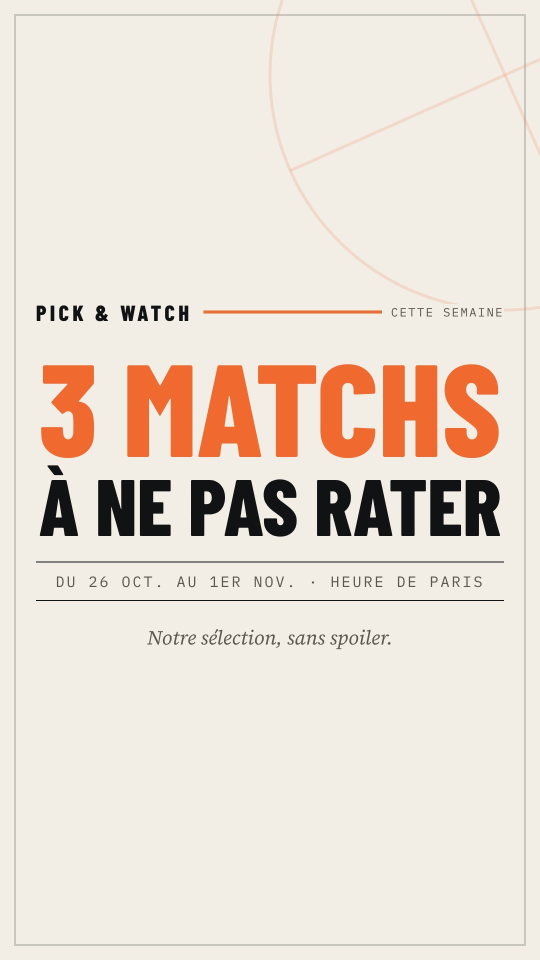
#> input picture posts/2026-10-26-reel/cover.jpg, 1080 x 1920 px (shown at 1/2 size)
$ python -i reel_carrousel.py   (imports and definitions only)
#> lines starting #> are read from the running program, lines starting #| are printed output that depends on the picture
"""Reel tiré d'un carrousel : chaque slide (1080x1350) posée au centre d'un fond 1080x1920 de sa
couleur, 3,2 s par slide, fondu de 0,4 s, léger zoom. Piste audio muette (l'API ne permet pas
d'ajouter une musique de la bibliothèque Instagram).

Usage : python studio/reel_carrousel.py DOSSIER_DU_CARROUSEL DOSSIER_DU_REEL
Écrit DOSSIER_DU_REEL/reel.mp4 et cover.jpg (la première slide, en 1080x1920).
"""
import pathlib, subprocess, sys
from PIL import Image

W, H, D, T = 1080, 1920, 3.2, 0.4


def main(src, out):
    src, out = pathlib.Path(src), pathlib.Path(out); out.mkdir(parents=True, exist_ok=True)
    frames = []
    for i, f in enumerate(sorted(src.glob('0*.jpg')), 1):
        img = Image.open(f).convert('RGB')
        if img.width != W:
            img = img.resize((W, round(img.height * W / img.width)), Image.LANCZOS)
        canvas = Image.new('RGB', (W, H), img.getpixel((4, 4)))
        canvas.paste(img, (0, (H - img.height) // 2))
        p = out / f'_f{i}.png'; canvas.save(p); frames.append(p)
    if len(frames) < 2:
        raise SystemExit('Il faut au moins 2 slides.')
    durees = [D] * len(frames); durees[-1] = D + 0.8
    inputs, filt = [], []
    for k, (p, d) in enumerate(zip(frames, durees)):
        inputs += ['-loop', '1', '-t', str(d + T), '-i', str(p)]
        filt.append(f"[{k}:v]scale={W*2}:-1,zoompan=z='min(zoom+0.0005,1.03)':x='iw/2-(iw/zoom/2)':y='ih/2-(ih/zoom/2)'"
                    f":d={int((d+T)*30)}:s={W}x{H}:fps=30,setsar=1[v{k}]")
    prev, off = 'v0', 0.0
    for k in range(1, len(frames)):
        off += durees[k - 1]
        filt.append(f'[{prev}][v{k}]xfade=transition=fade:duration={T}:offset={off:.2f}[x{k}]'); prev = f'x{k}'
    total = sum(durees) + T
    subprocess.run(['ffmpeg', '-y', '-loglevel', 'error', *inputs, '-f', 'lavfi', '-t', f'{total:.2f}', '-i', 'anullsrc=r=44100:cl=stereo',
                    '-filter_complex', ';'.join(filt), '-map', f'[{prev}]', '-map', f'{len(frames)}:a', '-c:v', 'libx264',
                    '-pix_fmt', 'yuv420p', '-profile:v', 'high', '-r', '30', '-b:v', '6M', '-c:a', 'aac', '-b:a', '128k',
                    '-shortest', '-movflags', '+faststart', str(out / 'reel.mp4')], check=True)
    Image.open(frames[0]).convert('RGB').save(out / 'cover.jpg', quality=92)
    for p in frames:
        p.unlink()
    print(f'reel.mp4 ({total:.1f} s) et cover.jpg dans {out}')


# [2 lines not run here, left out]

>>> import cv2
>>> picture = cv2.imread('../posts/2026-10-26-reel/cover.jpg', cv2.IMREAD_GRAYSCALE)
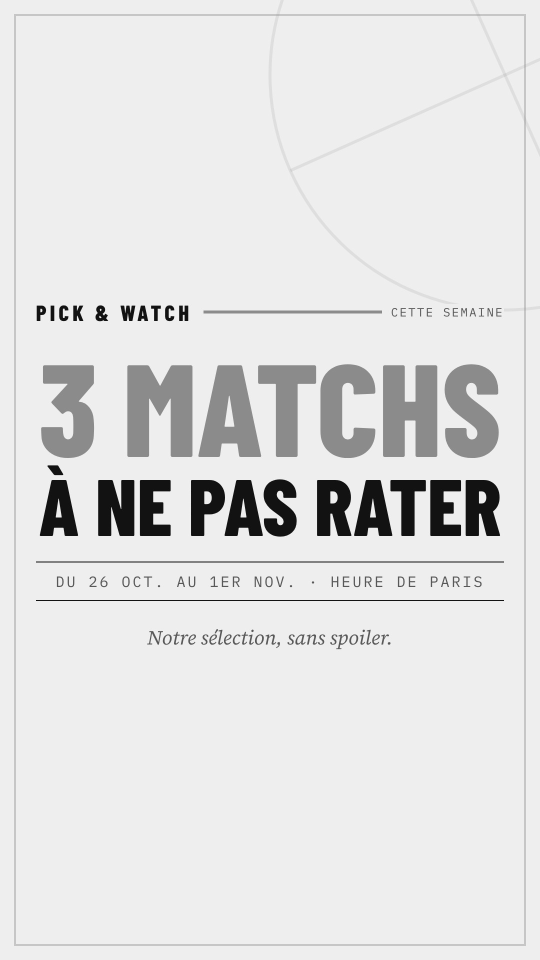
#> picture: shape (1920, 1080) (shown at 1/2 size); min 4, max 250, mean 224.8
>>> result = main(picture, 'out.png')
#> (the run stopped early here; a loop or call above may not have finished)
